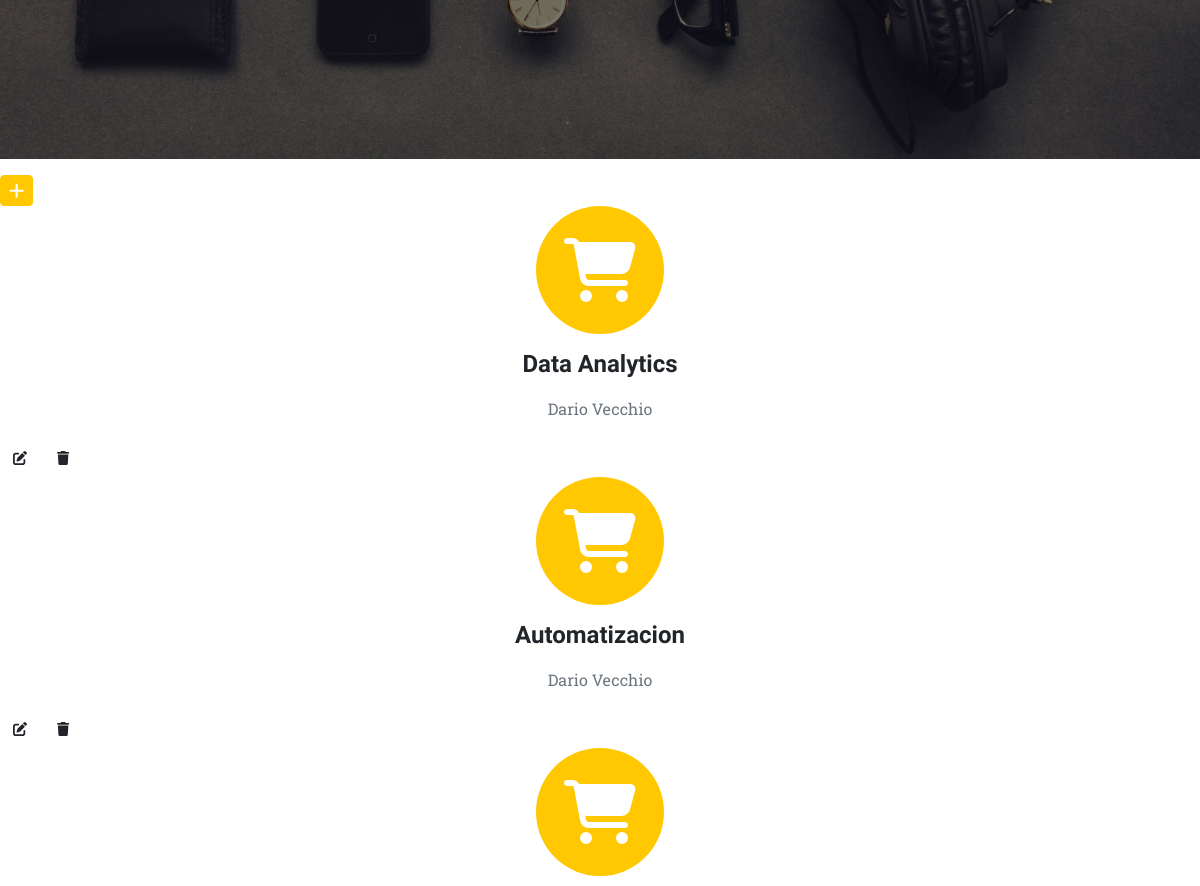
The page /aplicacion/servicios/ (middle part) on the database as committed earlier.
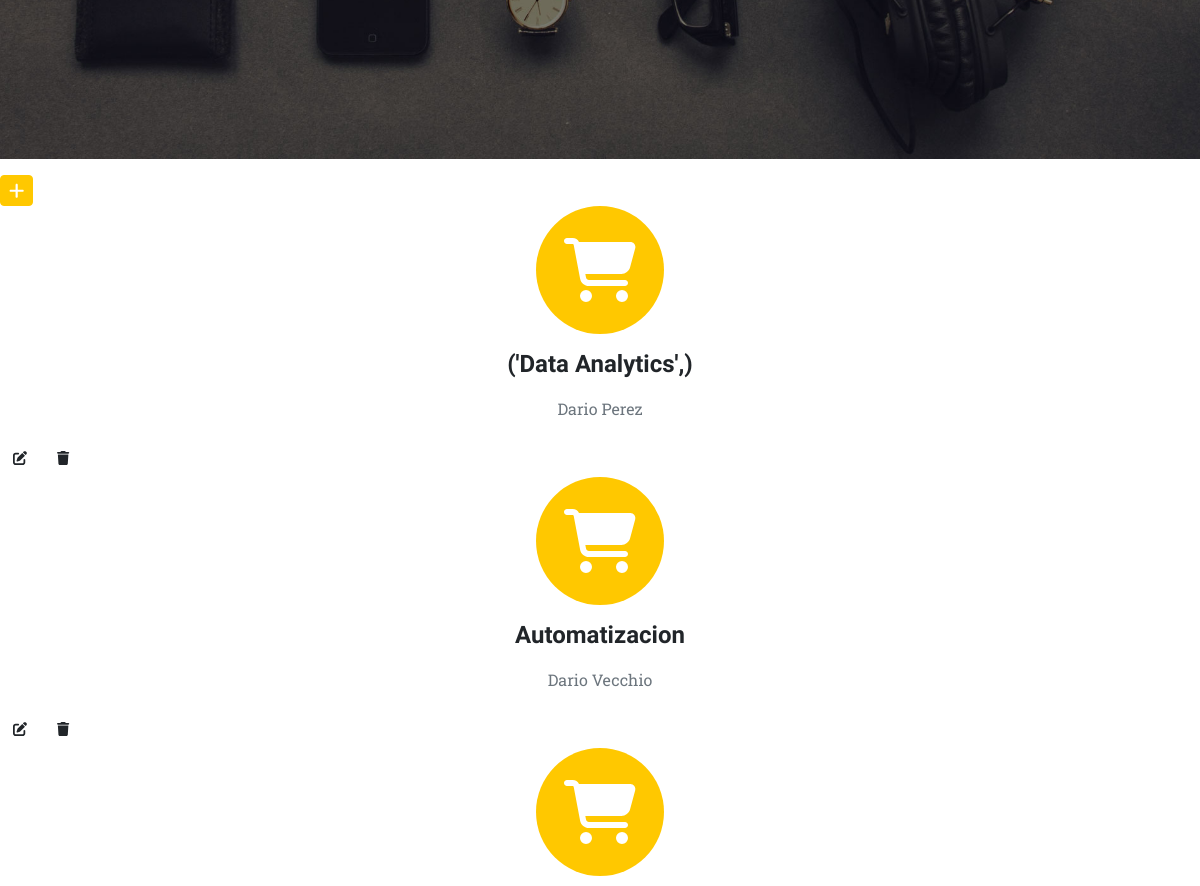
The same page on the database as committed later.
### aplicacion/models.py (models this page shows, shortened)
class Servicios(models.Model):
    nombre=models.CharField(max_length=50)
    encargado=models.CharField(max_length=50)

### aplicacion/views.py (the view)
# urls.py: path('servicios/',servicios, name= "servicios"),
def servicios(request):
    ctx= {"servicios":Servicios.objects.all()}
    return render(request,"aplicacion/servicios.html",ctx)

### aplicacion/templates/aplicacion/servicios.html (shortened to what this page needs)
{% extends 'aplicacion/base.html' %}
{% load static %}
{% block 1 %}
<a
href="{% url 'createServicios' %}"
class="btn btn-primary btn-sm"
><i class="fa fa-plus fa-lg" title="New Record"> </i>
</a>
        {% for servicio in servicios %}
        <div class="row text-center">
            <div class="col-md-12">
                <span class="fa-stack fa-4x">
                    <i class="fas fa-circle fa-stack-2x text-primary"></i>
                    <i class="fas fa-shopping-cart fa-stack-1x fa-inverse"></i>
                </span>
                <h4 class="my-3">{{servicio.nombre}}</h4>
                <p class="text-muted">{{servicio.encargado}}</p>
            </div>
        </div>
        <a
        href="{% url 'updateServicios' servicio.id %}"
        class="btn btn primary"
        ><i class="fa fa-edit fa-sm" title="Edit Record"> </i>
        </a>
        <a
        href="{% url 'deleteServicios' servicio.id %}"
        class="btn btn primary"
        ><i class="fa fa-trash fa-sm" title="Delete Record"> </i>
        </a>
        {% endfor servicio in servicios %}
 {% endblock 1 %}

Rows that differ between the two databases and show on the page:
changed Servicios: nombre "Data Analytics" → "('Data Analytics',)"; encargado "Dario Vecchio" → "Dario Perez"
